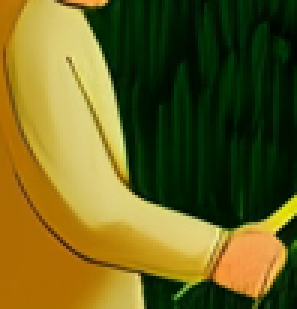
#> input picture assets/cutouts/s03_arm.png, 99 x 103 px, given in place of s03_finegas_up.png, which was not available (shown 3 times larger)
$ python s03_finegas.py ../assets/cutouts
#> lines starting #> are read from the running program, lines starting #| are printed output that depends on the picture; after the words box and inside, x2 and y2 are one past the last pixel; in counts of white or black regions, pixels touching at a corner belong together; pictures that were not available may be replaced by others from this repository, and a replacement may not be noted
"""Finegas in layers, so his upper body and arm can drive the cast (scene 03).

    python3 scripts/s03_plate.py . && python3 scripts/s03_finegas.py .

From the 2912 x 1632 painting:
  assets/cutouts/s03_no-rod.png  is rewritten without his upper body (his legs stay put)
  assets/cutouts/s03_torso.png   coat and head, with the coat filled in where the arm was
  assets/cutouts/s03_arm.png     sleeve and hands
  assets/cutouts/s03_finegas.json  their boxes and pivots (hip, shoulder) and the hands"""
import json
import sys
from pathlib import Path
import numpy as np
import cv2

ROOT = Path(sys.argv[1])
art = cv2.imread(str(ROOT / "assets/source/s03_finegas_up.png"))
#> art is the input picture: shape (103, 99, 3); mean B, G, R 31.1, 97.2, 104
plate = cv2.imread(str(ROOT / "assets/cutouts/s03_no-rod.png"))
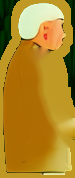
#> input picture assets/cutouts/s03_torso.png, 75 x 178 px, given in place of s03_no-rod.png, which was not available
#> plate is the input picture: shape (178, 75, 3); mean B, G, R 37.4, 133.7, 173.1
H, W = art.shape[:2]
#> H = 103; W = 99

HIP = (937, 1184)  # the coat's hem: above this he's cut out, below his legs stay painted
SHOULDER = (936, 1072)
HANDS = (1002, 1140)
BOX = (880, 1000, 1030, HIP[1])  # x0, y0, x1, y1
ARM = [(921, 1064), (936, 1060), (956, 1078), (964, 1108), (986, 1124), (1004, 1130), (1017, 1138),
       (1016, 1158), (998, 1163), (976, 1153), (950, 1152), (933, 1134), (921, 1102)]

b, g, r = [art[..., i].astype(int) for i in range(3)]
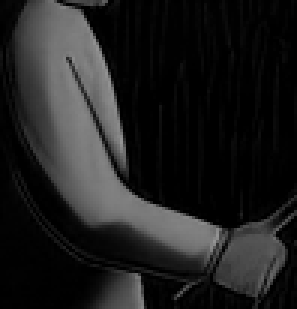
#> b: shape (103, 99) int64 (shown 3 times larger); min 0, max 148, mean 31.1
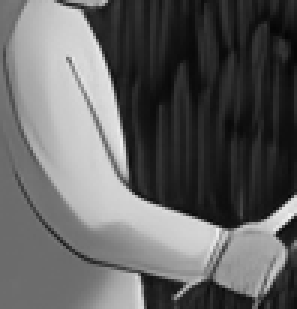
#> g: shape (103, 99) int64 (shown 3 times larger); min 5, max 237, mean 97.2
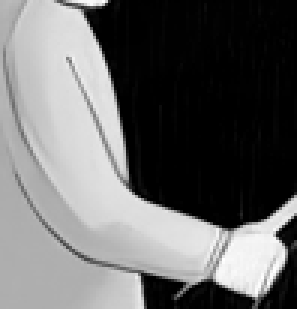
#> r: shape (103, 99) int64 (shown 3 times larger); min 0, max 255, mean 104
fig = (r > g + 8) | ((r > 170) & (g > 170) & (b > 140))  # coat, skin, hair: not the greens or rod
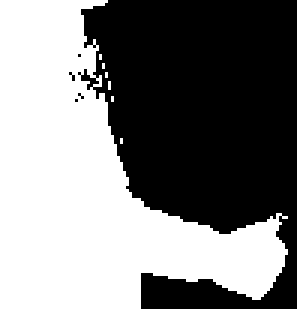
#> fig: shape (103, 99) bool (shown 3 times larger); 49.4% white; 7 white regions (6 under 20 px), largest, box (x1, y1, x2, y2) and area: (0, 0, 96, 103) 5022
box = np.zeros((H, W), bool)
box[BOX[1]:BOX[3], BOX[0]:BOX[2]] = True
fig = (fig & box).astype(np.uint8)
#> fig: shape (103, 99); every value is 0
fig = cv2.morphologyEx(fig, cv2.MORPH_CLOSE, np.ones((5, 5), np.uint8))
n, lab, stats, _ = cv2.connectedComponentsWithStats(fig, 8)
#> lab: shape (103, 99) int32; every value is 0
#> n = 1; stats = [[0, 0, 99, 103, 10197]]
#> (the run stopped early here; a loop or call above may not have finished)
